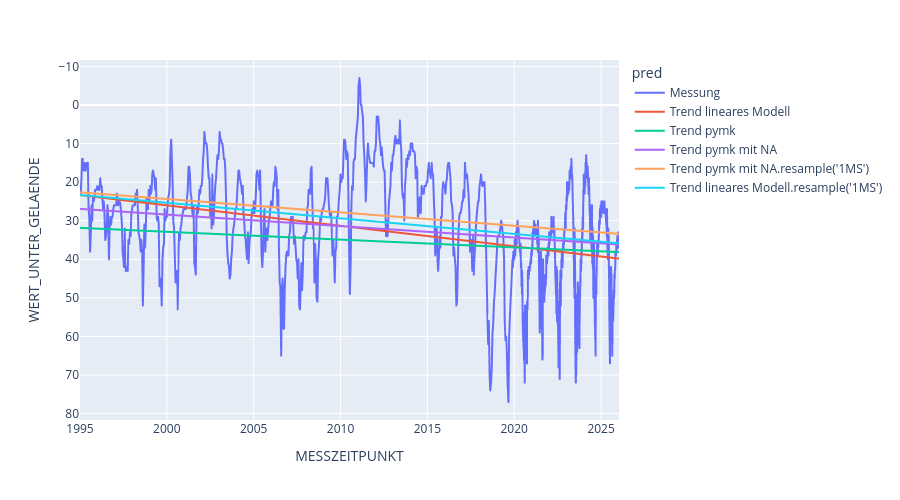

Write notebook code for a chart like this one.
### Code cell
fig = px.line(alle,
              y="WERT_UNTER_GELAENDE",
              color = "pred",
              height=500
              )
fig['layout']['yaxis']['autorange'] = "reversed"
fig

### Figure 1 — Plotly figure (JSON) as saved in the notebook; plotly's stock layout.template omitted (floating-point values rounded to 4 significant figures; data arrays with more than 128 entries replaced by an {"elided": "..."} marker saying what was removed)
{"data": [{"hovertemplate": "pred=Messung<br>MESSZEITPUNKT=%{x}<br>WERT_UNTER_GELAENDE=%{y}<extra></extra>", "legendgroup": "Messung", "line": {"color": "#636efa", "dash": "solid"}, "marker": {"symbol": "circle"}, "mode": "lines", "name": "Messung", "showlegend": true, "type": "scattergl", "x": {"elided": "2829 str values"}, "xaxis": "x", "y": {"elided": "2829 float values"}, "yaxis": "y"}, {"hovertemplate": "pred=Trend lineares Modell<br>MESSZEITPUNKT=%{x}<br>WERT_UNTER_GELAENDE=%{y}<extra></extra>", "legendgroup": "Trend lineares Modell", "line": {"color": "#EF553B", "dash": "solid"}, "marker": {"symbol": "circle"}, "mode": "lines", "name": "Trend lineares Modell", "showlegend": true, "type": "scattergl", "x": ["1995-01-01T00:00:00.000000000", "2026-01-12T00:00:00.000000000"], "xaxis": "x", "y": [23.37, 39.83], "yaxis": "y"}, {"hovertemplate": "pred=Trend pymk<br>MESSZEITPUNKT=%{x}<br>WERT_UNTER_GELAENDE=%{y}<extra></extra>", "legendgroup": "Trend pymk", "line": {"color": "#00cc96", "dash": "solid"}, "marker": {"symbol": "circle"}, "mode": "lines", "name": "Trend pymk", "showlegend": true, "type": "scattergl", "x": ["1995-01-01T00:00:00.000000000", "2026-01-12T00:00:00.000000000"], "xaxis": "x", "y": [31.85, 38.15], "yaxis": "y"}, {"hovertemplate": "pred=Trend pymk mit NA<br>MESSZEITPUNKT=%{x}<br>WERT_UNTER_GELAENDE=%{y}<extra></extra>", "legendgroup": "Trend pymk mit NA", "line": {"color": "#ab63fa", "dash": "solid"}, "marker": {"symbol": "circle"}, "mode": "lines", "name": "Trend pymk mit NA", "showlegend": true, "type": "scattergl", "x": ["1995-01-01T00:00:00.000000000", "2026-01-12T00:00:00.000000000"], "xaxis": "x", "y": [26.93, 36.15], "yaxis": "y"}, {"hovertemplate": "pred=Trend pymk mit NA.resample('1MS')<br>MESSZEITPUNKT=%{x}<br>WERT_UNTER_GELAENDE=%{y}<extra></extra>", "legendgroup": "Trend pymk mit NA.resample('1MS')", "line": {"color": "#FFA15A", "dash": "solid"}, "marker": {"symbol": "circle"}, "mode": "lines", "name": "Trend pymk mit NA.resample('1MS')", "showlegend": true, "type": "scattergl", "x": ["1995-01-01T00:00:00.000000000", "2026-01-12T00:00:00.000000000"], "xaxis": "x", "y": [22.63, 33.4], "yaxis": "y"}, {"hovertemplate": "pred=Trend lineares Modell.resample('1MS')<br>MESSZEITPUNKT=%{x}<br>WERT_UNTER_GELAENDE=%{y}<extra></extra>", "legendgroup": "Trend lineares Modell.resample('1MS')", "line": {"color": "#19d3f3", "dash": "solid"}, "marker": {"symbol": "circle"}, "mode": "lines", "name": "Trend lineares Modell.resample('1MS')", "showlegend": true, "type": "scattergl", "x": ["1995-01-01T00:00:00.000000000", "2026-01-01T00:00:00.000000000"], "xaxis": "x", "y": [23.33, 35.85], "yaxis": "y"}], "layout": {"height": 500, "legend": {"title": {"text": "pred"}, "tracegroupgap": 0}, "margin": {"t": 60}, "xaxis": {"anchor": "y", "domain": [0, 1], "title": {"text": "MESSZEITPUNKT"}}, "yaxis": {"anchor": "x", "autorange": "reversed", "domain": [0, 1], "title": {"text": "WERT_UNTER_GELAENDE"}}}}
